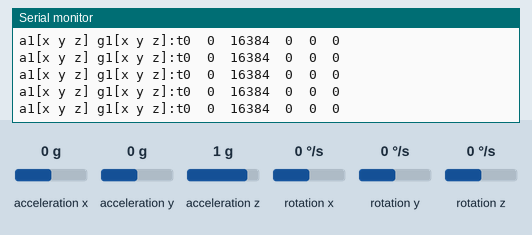
This sketch was run on a simulated Arduino Uno, built with avr-gcc and run on an emulated ATmega328P. Shown: the last lines printed to the serial monitor. Inputs (shaded band) come from the test bench; at power-on: acceleration x 0 g, acceleration y 0 g, rotation x 0 °/s, acceleration z 1 g, rotation y 0 °/s, rotation z 0 °/s.

Above: at 1.2 s.
1.3 s: acceleration x set to -1.4 g
At 1.53 s:
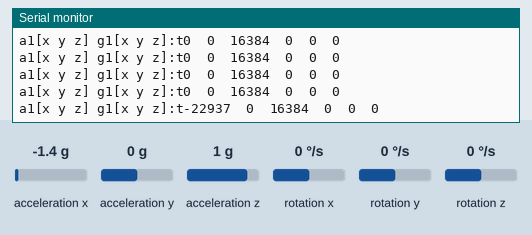
2.8 s: acceleration y set to -1.4 g
At 2.92 s:
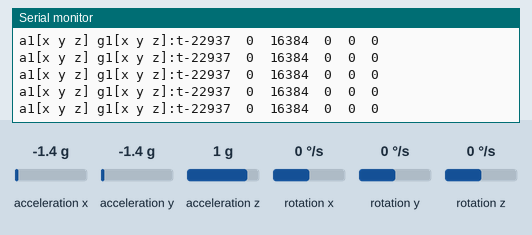
4.3 s: rotation x set to -192 °/s
At 4.32 s:
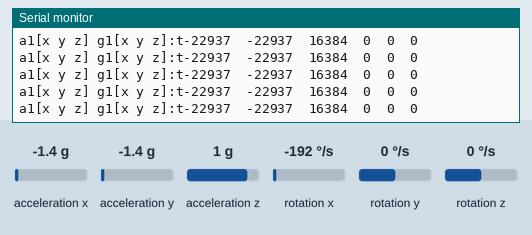
7.3 s: acceleration z set to -1.4 g
At 7.43 s:
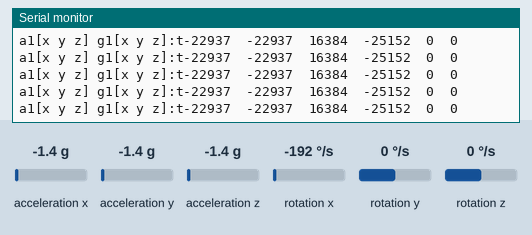
8.8 s: acceleration x set to 0 g
At 8.83 s:
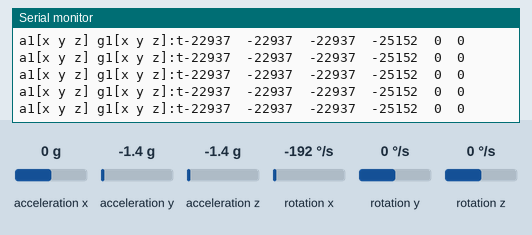

The sketch:

Prueba_Acele1.ino
```cpp
#include "I2Cdev.h"
#include "MPU6050.h"
#include "Wire.h"

MPU6050 acele1(0x68);  // CORRESPONDE AL ACELERÓMETRO 1, ABAJO LAS VARIABLES
int16_t ax1, ay1, az1;
int16_t gx1, gy1, gz1;

//MPU6050 acele2(0x69);  // CORRESPONDE AL ACELERÓMETRO 2: para que tome el ID 0x69 conectar el pin AD0 del acelerómetro a 5V.
//int16_t ax2, ay2, az2;
//int16_t gx2, gy2, gz2;

bool measure = false;

#define OUTPUT_BINARY_ACELE1
//#define OUTPUT_BINARY_ACELE2

bool blinkState = false;


//////   1: ACTIVAR TODO LO DE ACÁ ABAJO PARA VER LA RAW DATA EN EL SERIAL
//////   Se presenta en forma de tabla
//
void printTab()
{
   Serial.print(F("\t"));
}

void printRAW()
{
   Serial.print(F("a1[x y z] g1[x y z]:t"));
   Serial.print(ax1); printTab();
   Serial.print(ay1); printTab();
   Serial.print(az1); printTab();
   Serial.print(gx1); printTab();
   Serial.print(gy1); printTab();
   Serial.println(gz1);

//   Serial.print(F("a2[x y z] g2[x y z]:t"));
//   Serial.print(ax2); printTab();
//   Serial.print(ay2); printTab();
//   Serial.print(az2); printTab();
//   Serial.print(gx2); printTab();
//   Serial.print(gy2); printTab();
//   Serial.println(gz2);
//
}   // FIN DE 1:


void setup() {

    #if I2CDEV_IMPLEMENTATION == I2CDEV_ARDUINO_WIRE
        Wire.begin();
    #elif I2CDEV_IMPLEMENTATION == I2CDEV_BUILTIN_FASTWIRE
        Fastwire::setup(400, true);
    #endif


  //Wire.begin();
  Serial.begin(115200);     //Inicialización de Serial Communication

  acele1.initialize();      //Inicialización de acelerometros
//  acele2.initialize();

  Serial.println(acele1.testConnection() ? "MPU1 OK" : "MPU1 FAILED");      //Verificación de conexiones
//  Serial.println(acele2.testConnection() ? "MPU2 OK" : "MPU2 FAILED");
  acele1.setXAccelOffset(1596);
//  acele2.setXAccelOffset(1596);

}


void loop() {
acele1.getMotion6(&ax1, &ay1, &az1, &gx1, &gy1, &gz1);  //Obtención de datos de cada aceler.
//acele2.getMotion6(&ax2, &ay2, &az2, &gx2, &gy2, &gz2);


////////   2: HABILITAR ESTO JUNTO CON 1: PARA VER EL RAW. (ANDANDO OK AL 14.3.20)
//
   printRAW();

   delay(150);   // Cada cuánto tiempo imprime valores

}    // FIN DE 2: LOOP RAW


void serialEvent() {

  char inChar = (char)Serial.read();

  switch (inChar) {
    case 'r': //run

      measure = true;
      break;

    case 's': //stop

      measure = false;
      break;

     case 'v':

       measure = false;
       break;
  }

}
```

Measured:
- after the input at 1.3 s, the serial monitor: prints a new line after 0.10 s (image 1)
